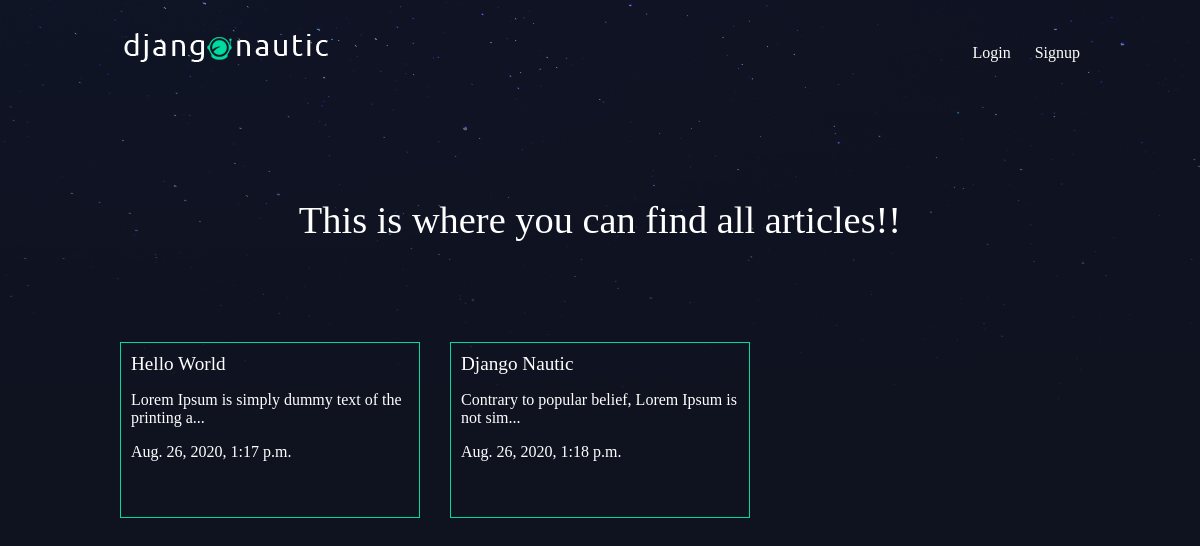
The page /articles/ on the database as committed earlier.
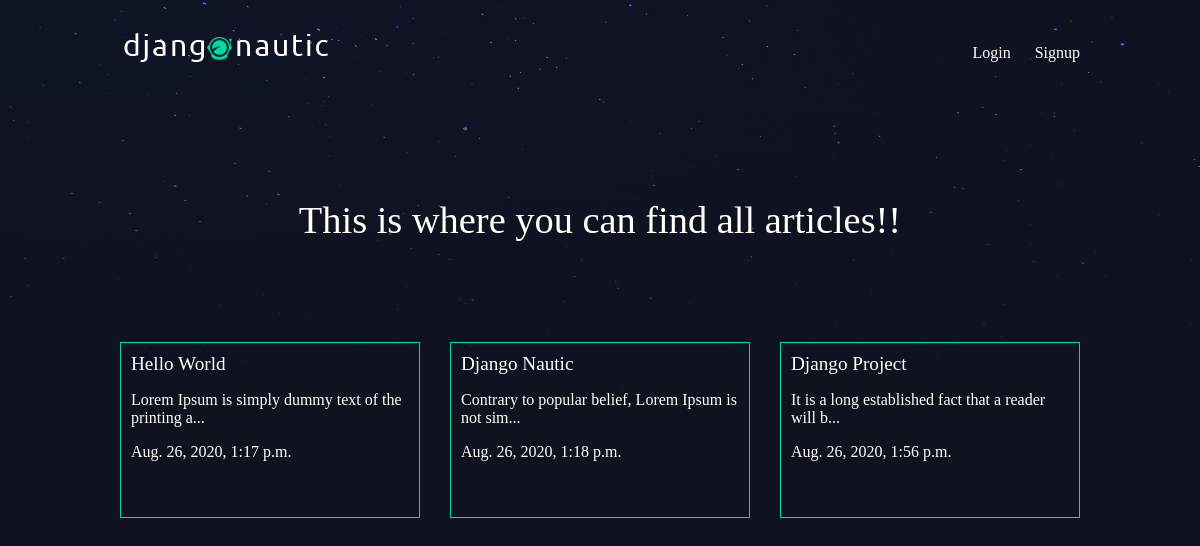
The same page on the database as committed later.
### articles/models.py (models this page shows, shortened)
class Articles(models.Model):
    title = models.CharField(max_length=100)
    slug = models.SlugField()
    body = models.TextField()
    date = models.DateTimeField(auto_now_add=True)
    thumb = models.ImageField(default='default.png', blank=True)
    author = models.ForeignKey(User, default=None, on_delete=models.DO_NOTHING)
    def snippet(self):
        return self.body[:50] + '...'

### articles/views.py (the view)
def articles_list(request):
    articles = Articles.objects.all().order_by('date')
    return render(request, 'articles/artcles_list.html', {'articles': articles})

### articles/templates/articles/artcles_list.html
{% extends 'base_layout.html' %}
{% block content %}
    <h1>This is where you can find all articles!!</h1>
    <div class="articles">
        {% for article in articles %}
            <div class="article">
                <h2><a href="{% url 'article:detail' slug=article.slug %}">{{ article.title }}</a></h2>
                <p>{{ article.snippet }}</p>
                <p>{{ article.date }}</p>
            </div>
        {% endfor %}
    </div>
{% endblock %}

### templates/base_layout.html (shortened to what this page needs)
{% load static %}
<!DOCTYPE html>
<html lang="en">
<head>
    <link rel="stylesheet" href="{% static 'style.css' %}">
</head>
<body>
    <header class="wrapper">
        <h1><a href="{% url 'home' %}"><img src="{% static 'logo.png' %}"></a> </h1>
        <nav>
            <ul>
                {% if user.is_authenticated %}
                    <li>
                        <form class="logout-link" action="{% url 'accounts:logout' %}" method="post">
                            {% csrf_token %}
                            <button type="submit">Logout</button>
                        </form>
                    </li>
                    <li><a href="{% url 'article:create' %}" class="highlight">Create New Article</a></li>
                {% else %}
                    <li><a href="{% url 'accounts:login' %}">Login</a></li>
                    <li><a href="{% url 'accounts:signup' %}">Signup</a></li>
                {% endif %}
            </ul>
        </nav>
    </header>
    <div class="wrapper">
        {% block content %}
        {% endblock %}
    </div>
</body>
</html>

### assets/style.css (style rules this page uses)
body { background-color: #0f121f; background-image: url(stars.png); background-repeat: no-repeat; color: #fff; }
body * { font-family: Ubuntu; }
h1, h2, h3, h4, h5 { font-weight: normal; margin: 0; }
a, a:hover, a:visited { color: #fff; text-decoration: none; }
.wrapper { max-width: 960px; margin: 0 auto; }
div.wrapper > h1 { text-align: center; margin: 100px auto; font-size: 2.4em }
header { display: grid; grid-template-columns: 1fr 1fr; padding: 20px 0; }
nav { justify-self: end; }
nav li { display: inline-block; list-style-type: none; margin-left: 20px; }
.articles { display: grid; grid-template-columns: 1fr 1fr 1fr; grid-gap: 30px; }
.article { padding: 10px; border: 1px solid #00dba0; position: relative; padding-bottom: 40px; }
.article h2 { font-size: 1.2em; }

Rows that differ between the two databases and show on the page:
added Articles: title "Django Project", snippet "It is a long established fact that a reader will b...", date "Aug. 26, 2020, 1:56 p.m."
